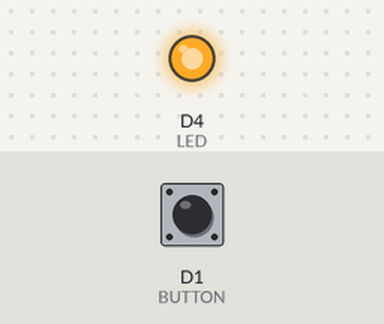
Simulated run of this program. Board: ESP8266 (NodeMCU). Parts: output pins drawn as LEDs (lit = HIGH). The inputs (shaded band) are chosen by the test bench; at power-on: D1 (BUTTON) LOW. WiFi joins after 1.5 s; servers stay silent unless stated; EEPROM starts erased; what the program prints to the serial monitor is not drawn.

Above: at 2.7 s.
2.8 s: D1 (BUTTON) pulled HIGH for 0.15 s
At 2.87 s:
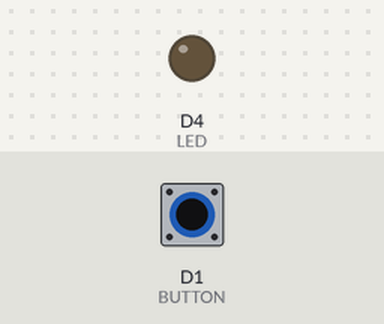
Timing chart, 0 to 5.8 s (numbered marks = the images above; inputs shaded):
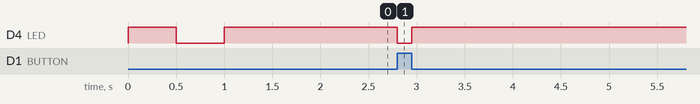

The program:

main.cpp
```cpp
#include <Arduino.h>
#include <ESP8266WiFi.h>
#include <ESP8266HTTPClient.h>
#include <ESP8266WebServer.h>
#include <EEPROM.h>
#include "HtmlStrings.h"
#include "Memory.h"

#define BUTTON D1
#define LED D4

WiFiClientSecure client;
ESP8266WebServer server(80);
// for some reason WiFi.begin() doesn't like empty strings so they're initialized to random values
char ssid[MAX_SSID] = "a";
char pass[MAX_PASS] = "b";
char url[MAX_URL];
int buttonState = LOW;

void handleGet()
{
  server.send_P(200, "text/html", HTML_PAGE);
}

void handlePost()
{
  String _ssid = server.arg("ssid");
  String _pass = server.arg("pass");
  String _url = server.arg("url");
  if (_ssid == emptyString || _pass == emptyString || _url == emptyString ||
      _ssid.length() > MAX_SSID || _pass.length() > MAX_PASS || _url.length() > MAX_URL)
  {
    server.send_P(400, "text/html", HTML_FAIL); // The request is invalid, so send HTTP status 400
  }
  else
  {
    strncpy(ssid, _ssid.c_str(), MAX_SSID);
    strncpy(pass, _pass.c_str(), MAX_PASS);
    strncpy(url, _url.c_str(), MAX_URL);
    EEPROM.put(EEPROM_WIFI_SSID, ssid);
    EEPROM.put(EEPROM_WIFI_PASS, pass);
    EEPROM.put(EEPROM_URL, url);

    WiFi.begin(ssid, pass); // restart wifi with new ssid and password
    server.send_P(200, "text/html", HTML_SUCCESS);
  }
}

void setup()
{
  pinMode(BUTTON, INPUT);
  pinMode(LED, OUTPUT);

  // Serial setup //
  Serial.begin(115200);
  while (!Serial); // Wait for Serial to connect
  Serial.println("Initializing...");

  // Get values from EEPROM //
  EEPROM.begin(512);

  EEPROM.get(EEPROM_WIFI_SSID, ssid);
  EEPROM.get(EEPROM_WIFI_PASS, pass);
  EEPROM.get(EEPROM_URL, url);

  // WiFi setup //
  WiFi.begin(ssid, pass);
  WiFi.softAP("ESP8266-Internet-Button");
  server.on("/", HTTP_GET, handleGet);
  server.on("/", HTTP_POST, handlePost);
  server.begin();

  Serial.print("Connecting to WiFi");
  unsigned long connStart = millis();
  while (WiFi.status() != WL_CONNECTED)
  {
    digitalWrite(LED, !digitalRead(LED));
    Serial.print(".");
    delay(500);
    if (millis() - connStart > 5000)
    {
      // WiFi hasn't connected in 5 seconds, start handling softAP for incoming config
      server.handleClient(); // must visit 192.168.4.1 to get page
    }
  }

  Serial.print("Connected to ");
  Serial.println(WiFi.SSID());

  // disable softAP
  WiFi.softAPdisconnect(true);
  server.close();

  // if the URL is known beforehand, the TLS fingerprint should be configured here instead
  client.setInsecure();
}

void loop()
{
  int buttonRead = digitalRead(BUTTON);

  if (buttonRead == HIGH)
  {
    digitalWrite(LED, LOW);
  }
  else
  {
    digitalWrite(LED, HIGH);
  }

  if (buttonRead != buttonState)
  {
    buttonState = buttonRead;

    // button pressed
    if (buttonState == LOW)
    {
      Serial.println("Button has been pressed, making request");
      HTTPClient request;
      if (request.begin(client, url))
      {
        // Make HTTP request, we don't care about the response
        request.GET();
        // debounce
        delay(5000);
      }
      else
      {
        Serial.println("Request has failed, please check URL");
      }
    }
  }
}
```

HtmlStrings.h
```cpp
#pragma once

#include <Arduino.h>

const char HTML_PAGE[] PROGMEM = "<form method=\"POST\"><input type=\"text\" name=\"ssid\" placeholder=\"WiFi SSID\"></br><input type=\"password\" name=\"pass\" placeholder=\"WiFi Password\"></br><input type=\"text\" name=\"url\" placeholder=\"URL\"></br><input type=\"submit\"></form>";
const char HTML_FAIL[] PROGMEM = "<h1>One or more values rejected, press back to try again.</h1>";
const char HTML_SUCCESS[] PROGMEM = "<h1>Credentials saved! If ESP8266 does not connect, press back and try again.</h1>";
```

Memory.h
```cpp
/**
 * Lists the EEPROM offsets of permanent values
 * Anything saved in EEPROM will persist between device restarts
 */
#pragma once

// define maximum lengths of saved values, includes null terminating character
#define MAX_SSID  32
#define MAX_PASS  64
#define MAX_URL   256 // shorter than true maximum due to limited memory

// locations in EEPROM
#define EEPROM_WIFI_SSID  0
#define EEPROM_WIFI_PASS  EEPROM_WIFI_SSID + MAX_SSID
#define EEPROM_URL        EEPROM_WIFI_PASS + MAX_PASS
```

Measured:
- after the input at 2.8 s, D4 (LED): HIGH → LOW at once, → HIGH 0.15 s later
